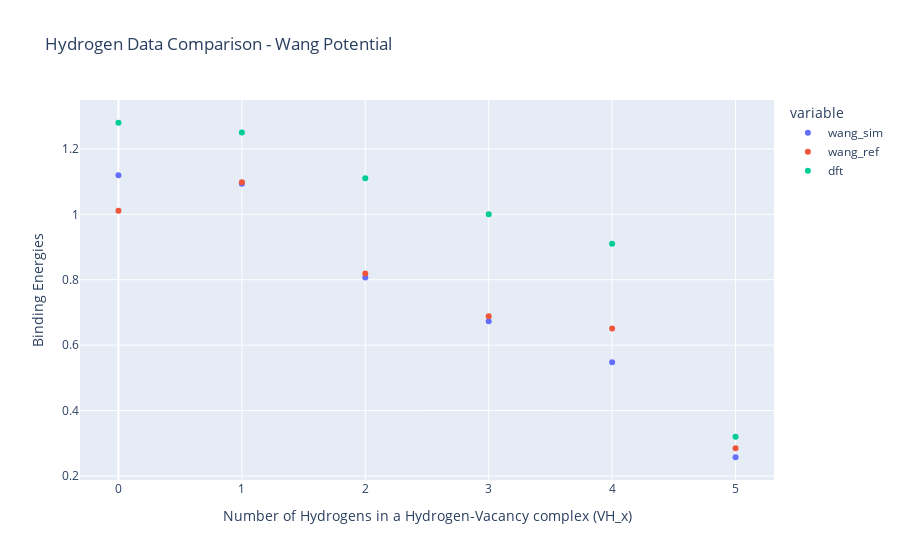

Notebook source saved alongside this figure:
### Code cell
# Create a line plot using Plotly Express
fig = px.scatter(plot_hydrogen_df, x='x_val', y=['wang_sim', 'wang_ref', 'dft'],
              labels={'x_val': 'Number of Hydrogens in a Hydrogen-Vacancy complex (VH_x)', 'value': 'Binding Energies'},
              title='Hydrogen Data Comparison - Wang Potential')

# Show the plot
fig.show()

### Figure 1 — Plotly figure (JSON) as saved in the notebook; plotly's stock layout.template omitted (floating-point values rounded to 4 significant figures)
{"data": [{"hovertemplate": "variable=wang_sim<br>Number of Hydrogens in a Hydrogen-Vacancy complex (VH_x)=%{x}<br>Binding Energies=%{y}<extra></extra>", "legendgroup": "wang_sim", "marker": {"color": "#636efa", "symbol": "circle"}, "mode": "markers", "name": "wang_sim", "orientation": "v", "showlegend": true, "type": "scatter", "x": [0, 1, 2, 3, 4, 5], "xaxis": "x", "y": [1.119, 1.093, 0.8069, 0.6731, 0.5477, 0.2571], "yaxis": "y"}, {"hovertemplate": "variable=wang_ref<br>Number of Hydrogens in a Hydrogen-Vacancy complex (VH_x)=%{x}<br>Binding Energies=%{y}<extra></extra>", "legendgroup": "wang_ref", "marker": {"color": "#EF553B", "symbol": "circle"}, "mode": "markers", "name": "wang_ref", "orientation": "v", "showlegend": true, "type": "scatter", "x": [0, 1, 2, 3, 4, 5], "xaxis": "x", "y": [1.011, 1.098, 0.819, 0.688, 0.651, 0.285], "yaxis": "y"}, {"hovertemplate": "variable=dft<br>Number of Hydrogens in a Hydrogen-Vacancy complex (VH_x)=%{x}<br>Binding Energies=%{y}<extra></extra>", "legendgroup": "dft", "marker": {"color": "#00cc96", "symbol": "circle"}, "mode": "markers", "name": "dft", "orientation": "v", "showlegend": true, "type": "scatter", "x": [0, 1, 2, 3, 4, 5], "xaxis": "x", "y": [1.28, 1.25, 1.11, 1, 0.91, 0.32], "yaxis": "y"}], "layout": {"legend": {"title": {"text": "variable"}, "tracegroupgap": 0}, "title": {"text": "Hydrogen Data Comparison - Wang Potential"}, "xaxis": {"anchor": "y", "domain": [0, 1], "title": {"text": "Number of Hydrogens in a Hydrogen-Vacancy complex (VH_x)"}}, "yaxis": {"anchor": "x", "domain": [0, 1], "title": {"text": "Binding Energies"}}}}
